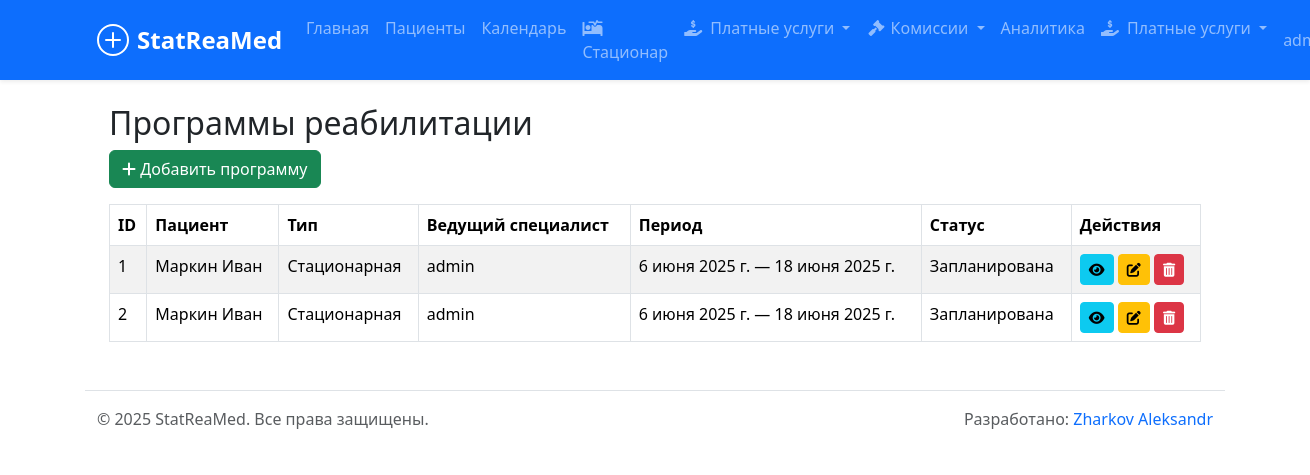
/rehab/ (signed in), run on the app's committed database.
### rehab_programs/models.py (models this page shows, shortened)
class RehabilitationProgram(models.Model):
    PROGRAM_TYPE_CHOICES = [
        ('INPATIENT', _('Стационарная')),
        ('OUTPATIENT', _('Амбулаторная')),
        ('HOME_BASED', _('На дому')),
    ]
    STATUS_CHOICES = [
        ('PLANNED', _('Запланирована')),
        ('ACTIVE', _('Активна')),
        ('COMPLETED', _('Завершена')),
        ('CANCELLED', _('Отменена')),
    ]
    patient = models.ForeignKey(Patient, on_delete=models.CASCADE, related_name='rehabilitation_programs', verbose_name=_("Пациент"))
    program_type = models.CharField(max_length=20, choices=PROGRAM_TYPE_CHOICES, verbose_name=_("Форма реабилитации"))
    specialist = models.ForeignKey(User, on_delete=models.SET_NULL, null=True, blank=True, verbose_name=_("Ведущий специалист"))
    start_date = models.DateField(verbose_name=_("Дата начала"))
    end_date = models.DateField(verbose_name=_("Дата окончания"))
    status = models.CharField(max_length=20, choices=STATUS_CHOICES, default='PLANNED', verbose_name=_("Статус"))
    goal = models.TextField(verbose_name=_("Цель реабилитации"))
    created_at = models.DateTimeField(auto_now_add=True)
    def __str__(self):
        return f"{self.get_program_type_display()} программа для {self.patient} от {self.start_date}"
    class Meta:
        verbose_name = _("Программа реабилитации")
        verbose_name_plural = _("Программы реабилитации")
        ordering = ['-start_date']

### core/models.py (models this page shows, shortened)
class Patient(models.Model):
    GENDER_CHOICES = [
        ('M', _('Мужской')),
        ('F', _('Женский')),
    ]
    first_name = models.CharField(max_length=100, verbose_name=_("Имя"))
    last_name = models.CharField(max_length=100, verbose_name=_("Фамилия"))
    middle_name = models.CharField(max_length=100, blank=True, verbose_name=_("Отчество"))
    date_of_birth = models.DateField(verbose_name=_("Дата рождения"))
    gender = models.CharField(max_length=1, choices=GENDER_CHOICES, verbose_name=_("Пол"))
    address = models.TextField(verbose_name=_("Адрес проживания"))
    phone_number = models.CharField(max_length=20, blank=True, verbose_name=_("Номер телефона"))
    email = models.EmailField(blank=True, verbose_name=_("Электронная почта"))
    user = models.OneToOneField(User, on_delete=models.SET_NULL, null=True, blank=True, related_name='patient_profile', verbose_name=_("Учетная запись"))
    curator = models.ForeignKey(User, on_delete=models.SET_NULL, null=True, blank=True, related_name='curating_patients', verbose_name=_("Куратор"))
    created_at = models.DateTimeField(auto_now_add=True, verbose_name=_("Дата создания записи"))
    updated_at = models.DateTimeField(auto_now=True, verbose_name=_("Дата обновления записи"))
    def __str__(self):
        return f"{self.last_name} {self.first_name}"
    class Meta:
        verbose_name = _("Пациент")
        verbose_name_plural = _("Пациенты")
        ordering = ['last_name', 'first_name']

### rehab_programs/views.py (the view)
# urls.py: path('', views.RehabilitationProgramListView.as_view(), name='rehab_program_list'),
class RehabilitationProgramListView(LoginRequiredMixin, ListView):
    model = RehabilitationProgram
    template_name = 'rehab_programs/rehab_program_list.html'
    context_object_name = 'programs'
    paginate_by = 20

### core/context_processors.py (called while the page is built)
def theme(request):
    theme = request.COOKIES.get('theme', 'light')
    return {'current_theme': theme}

### rehab_programs/templates/rehab_programs/rehab_program_list.html (shortened to what this page needs)
{% extends 'core/base.html' %}
{% load static %}
{% block content %}
<div class="container mt-4">
    <h2>Программы реабилитации</h2>
    <button type="button" class="btn btn-success mb-3" id="openAddProgramModal"><i class="fas fa-plus"></i> Добавить программу</button>
    <table class="table table-bordered table-striped">
        <thead>
            <tr>
                <th>ID</th>
                <th>Пациент</th>
                <th>Тип</th>
                <th>Ведущий специалист</th>
                <th>Период</th>
                <th>Статус</th>
                <th>Действия</th>
            </tr>
        </thead>
        <tbody id="programsTableBody">
        {% for program in programs %}
            {% include 'rehab_programs/program_row.html' with program=program %}
        {% empty %}
            <tr><td colspan="7">Нет программ</td></tr>
        {% endfor %}
        </tbody>
    </table>
</div>
{% endblock %}

### core/templates/core/base.html (shortened to what this page needs)
{% load static %}
{% load custom_filters %}
{% load custom_filters %}
<!DOCTYPE html>
<html lang="ru">
<head>
    <link href="https://cdn.jsdelivr.net/npm/bootstrap@5.3.3/dist/css/bootstrap.min.css" rel="stylesheet">
    <link href="https://cdnjs.cloudflare.com/ajax/libs/font-awesome/6.0.0/css/all.min.css" rel="stylesheet">
</head>
<body>
<nav class="navbar navbar-expand-lg navbar-dark bg-primary shadow-sm">
    <div class="container">
        <a class="navbar-brand" href="{% url 'core:dashboard' %}">
            <div class="logo-container me-2" style="width: 32px; height: 32px; display: inline-flex; align-items: center; justify-content: center;">
                <svg width="32" height="32" viewBox="0 0 32 32" fill="none" xmlns="http://www.w3.org/2000/svg">
                    <circle cx="16" cy="16" r="15" stroke="white" stroke-width="2"/>
                    <path d="M9 16H23M16 9V23" stroke="white" stroke-width="2" stroke-linecap="round"/>
                </svg>
            </div>
            <span>StatReaMed</span>
        </a>
        <div class="collapse navbar-collapse" id="navbarNav">
            <ul class="navbar-nav me-auto mb-2 mb-lg-0">
                <li class="nav-item">
                    <a class="nav-link" href="{% url 'core:dashboard' %}">Главная</a>
                </li>
                {% if user.is_authenticated %}
                    {% if user.is_staff %}
                        <li class="nav-item">
                            <a class="nav-link" href="{% url 'core:patient_list' %}">Пациенты</a>
                        </li>
                        <li class="nav-item">
                            <a class="nav-link" href="{% url 'rehab_programs:calendar' %}">Календарь</a>
                        </li>
                        <li class="nav-item">
                            <a class="nav-link" href="{% url 'inpatient:dashboard' %}">
                                <i class="fas fa-fw fa-procedures"></i>
                                <span>Стационар</span></a>
                        </li>
                        <li class="nav-item dropdown">
                            <a class="nav-link dropdown-toggle" href="#" id="servicesDropdown" role="button" data-bs-toggle="dropdown" aria-expanded="false">
                                <i class="fas fa-hand-holding-usd me-1"></i>
                                <span>Платные услуги</span>
                            </a>
                        </li>
                        <li class="nav-item">
                        <li class="nav-item dropdown">
                            <a class="nav-link dropdown-toggle" href="#" id="commissionsDropdown" role="button" data-bs-toggle="dropdown" aria-expanded="false">
                                <i class="fas fa-fw fa-gavel"></i>
                                <span>Комиссии</span>
                            </a>
                        </li>
                        </li>
                        <li class="nav-item">
                            <a class="nav-link" href="{% url 'analytics:dashboard' %}">Аналитика</a>
                        </li>
                        <li class="nav-item dropdown">
    <a class="nav-link dropdown-toggle" href="#" id="servicesDropdown" role="button" data-bs-toggle="dropdown" aria-expanded="false">
        <i class="fas fa-hand-holding-usd me-1"></i>
        <span>Платные услуги</span>
    </a>
</li>
                    {% else %}
                        <li class="nav-item">
                            <a class="nav-link" href="{% url 'patient_portal:dashboard' %}">Личный кабинет</a>
                        </li>
                    {% endif %}
                {% endif %}
            </ul>
            <ul class="navbar-nav ms-auto">
                {% if user.is_authenticated %}
                    <li class="nav-item dropdown">
                        <a class="nav-link dropdown-toggle" href="#" id="navbarDropdown" role="button" data-bs-toggle="dropdown" aria-expanded="false">
                            {{ user.get_full_name|default:user.username }}
                        </a>
                    </li>
                {% else %}
                    <li class="nav-item">
                        <a class="nav-link" href="{% url 'login' %}">Войти</a>
                    </li>
                {% endif %}
            </ul>
        </div>
    </div>
</nav>
<main class="container mt-4">
    {% block content %}
    {% endblock %}
</main>
<footer class="container mt-5 py-3 text-center text-muted border-top">
    <div class="row">
        <div class="col-md-6 text-md-start">
            <p class="mb-0">© 2025 StatReaMed. Все права защищены.</p>
        </div>
        <div class="col-md-6 text-md-end">
            <p class="mb-0">Разработано: <a href="#" class="text-decoration-none">Zharkov Aleksandr</a></p>
        </div>
    </div>
</footer>
</body>
</html>

### rehab_programs/templates/rehab_programs/program_row.html
<tr>
    <td>{{ program.id }}</td>
    <td>{{ program.patient }}</td>
    <td>{{ program.get_program_type_display }}</td>
    <td>{{ program.specialist.get_full_name|default:program.specialist.username }}</td>
    <td>{{ program.start_date }} — {{ program.end_date }}</td>
    <td>{{ program.get_status_display }}</td>
    <td>
        <a href="{% url 'rehab_programs:rehab_program_detail' program_pk=program.id %}" class="btn btn-info btn-sm" data-bs-toggle="tooltip" title="Детали"><i class="fas fa-eye"></i></a>
        <a href="{% url 'rehab_programs:rehab_program_edit' pk=program.id %}" class="btn btn-warning btn-sm" data-bs-toggle="tooltip" title="Редактировать"><i class="fas fa-edit"></i></a>
        <button type="button" class="btn btn-danger btn-sm btn-delete-program" data-program-id="{{ program.id }}" data-program-name="{{ program }}" data-bs-toggle="tooltip" title="Удалить">
            <i class="fas fa-trash-alt"></i>
        </button>
    </td>
</tr>

### core/templates/core/base.html (style rules this page uses)
.navbar-brand { display: flex; align-items: center; font-weight: 700; font-size: 1.5rem; }
.navbar { padding: 0.5rem 1rem; box-shadow: 0 2px 4px rgba(0,0,0,.1); }
.navbar-nav .nav-link { padding: 0.5rem 1rem; font-weight: 500; }

### data on the page
RehabilitationProgram: id "1", patient "Маркин Иван", program_type "Стационарная", specialist.get_full_name "admin", start_date "6 июня 2025 г.", end_date "18 июня 2025 г.", status "Запланирована"
RehabilitationProgram: id "2", patient "Маркин Иван", program_type "Стационарная", specialist.get_full_name "admin", start_date "6 июня 2025 г.", end_date "18 июня 2025 г.", status "Запланирована"
